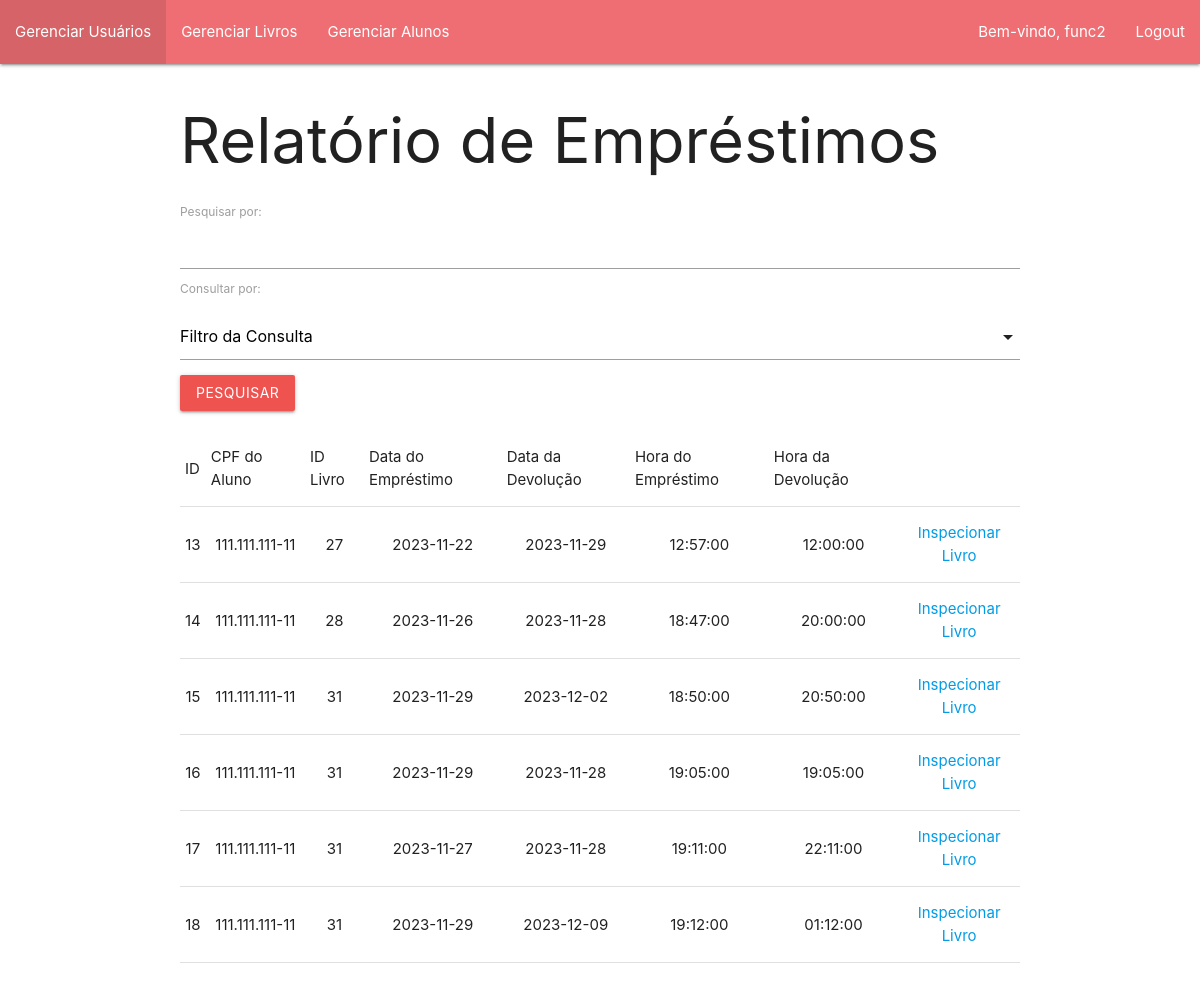
Page /admin/emprestimo_read.php (signed in) on the committed database.
### tables this page shows
CREATE TABLE IF NOT EXISTS `emprestimo` (
  `id_emprestimo` int(11) NOT NULL AUTO_INCREMENT,
  `id_cpf_aluno` varchar(20) DEFAULT NULL,
  `id_livro` int(11) DEFAULT NULL,
  `data_emprestimo` date DEFAULT NULL,
  `data_retorno` date DEFAULT NULL,
  `hora_emprestimo` time DEFAULT NULL,
  `hora_retorno` time DEFAULT NULL,
  `comentarios` varchar(400) DEFAULT NULL,
  `status_emprestimo` varchar(50) NOT NULL,
  PRIMARY KEY (`id_emprestimo`),
  KEY `FK_emprestimo_aluno` (`id_cpf_aluno`),
  KEY `FK_emprestimo_livros` (`id_livro`),
  CONSTRAINT `FK_emprestimo_aluno` FOREIGN KEY (`id_cpf_aluno`) REFERENCES `aluno` (`cpf`) ON DELETE NO ACTION ON UPDATE CASCADE,
  CONSTRAINT `FK_emprestimo_livros` FOREIGN KEY (`id_livro`) REFERENCES `livros` (`id_livro`) ON DELETE NO ACTION ON UPDATE CASCADE
);

### admin/emprestimo_read.php (the view, shortened to what this page needs)
<!DOCTYPE html>
<html lang="en">
<head>
    <link type="text/css" rel="stylesheet" href="../materialize/css/materialize.min.css"  media="screen,projection"/>
</head>
<body>
    <?php include 'navbar.php' ?>
    <div class="container">
        <h1>Relatório de Empréstimos</h1>
        <form method="post">
            <label for="search">Pesquisar por:</label>
            <input type="text" id="search" name="pesquisa" autocomplete="off">
            <label for="consultaPor">Consultar por: </label>
            <div class="input-field col s12">
            </div>
            <div class="row">
                <button class="btn red lighten-1" type="submit" name="submit">Pesquisar</button>
            </div>
        </form>
        <div class="row">
            <table class="stripped centered">
                <thead>
                    <tr>
                        <td>ID</td>
                        <td>CPF do Aluno</td>
                        <td>ID Livro</td>
                        <td>Data do Empréstimo</td>
                        <td>Data da Devolução</td>
                        <td>Hora do Empréstimo</td>
                        <td>Hora da Devolução</td>
                    </tr>
                </thead>
                <tbody>
                    <?php
                        include 'connect.php';
                        include 'classes.php';
                        if(!isset($_POST['submit']))
                        {
                            $query = "SELECT * FROM emprestimo";
                            $stmt = $mysqli->prepare($query);
                            $stmt->execute();
                            $result = $stmt->get_result();
                            $rows = $result->fetch_all(MYSQLI_NUM);
                        }
                        foreach($rows as $row)
                        {
                            echo "<tr>";
                            foreach($row as $columnIndex=>$entry)
                            {
                                if($columnIndex == 7 || $columnIndex == 8)
                                {
                                    continue;
                                }
                                echo "<td>$entry</td>";
                            }
                            echo "<td><a href='./livros_insp.php?id=$row[2]'>Inspecionar Livro</a></td>";
                            echo "</tr>";
                        }
                    ?>
                </tbody>
            </table>
        </div>
    </div>
</body>
</html>

### rows in the picture
emprestimo: id_emprestimo "13", id_cpf_aluno "111.111.111-11", id_livro "27", data_emprestimo "2023-11-22", data_retorno "2023-11-29", hora_emprestimo "12:57:00", hora_retorno "12:00:00"
emprestimo: id_emprestimo "14", id_cpf_aluno "111.111.111-11", id_livro "28", data_emprestimo "2023-11-26", data_retorno "2023-11-28", hora_emprestimo "18:47:00", hora_retorno "20:00:00"
emprestimo: id_emprestimo "15", id_cpf_aluno "111.111.111-11", id_livro "31", data_emprestimo "2023-11-29", data_retorno "2023-12-02", hora_emprestimo "18:50:00", hora_retorno "20:50:00"
emprestimo: id_emprestimo "16", id_cpf_aluno "111.111.111-11", id_livro "31", data_emprestimo "2023-11-29", data_retorno "2023-11-28", hora_emprestimo "19:05:00", hora_retorno "19:05:00"
emprestimo: id_emprestimo "17", id_cpf_aluno "111.111.111-11", id_livro "31", data_emprestimo "2023-11-27", data_retorno "2023-11-28", hora_emprestimo "19:11:00", hora_retorno "22:11:00"
emprestimo: id_emprestimo "18", id_cpf_aluno "111.111.111-11", id_livro "31", data_emprestimo "2023-11-29", data_retorno "2023-12-09", hora_emprestimo "19:12:00", hora_retorno "01:12:00"

### other values in the picture
$nome "func2"
